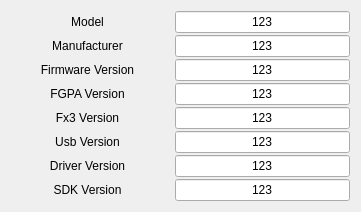
   <widget class="QWidget" name="gridLayoutWidget_4">
    <property name="geometry">
     <rect>
      <x>0</x>
      <y>50</y>
      <width>361</width>
      <height>136</height>
     </rect>
    </property>
    <layout class="QGridLayout" name="gridLayout_4" columnstretch="2,2">
     <property name="leftMargin">
      <number>0</number>
     </property>
     <property name="horizontalSpacing">
      <number>0</number>
     </property>
     <property name="verticalSpacing">
      <number>2</number>
     </property>
     <item row="2" column="1">
      <widget class="caLineEdit" name="caLineEdit_16">
       <property name="text">
        <string>123</string>
       </property>
       <property name="alignment">
        <set>Qt::AlignAbsolute|Qt::AlignCenter|Qt::AlignHCenter|Qt::AlignVCenter</set>
       </property>
       <property name="channel" stdset="0">
        <string notr="true">Qi2:cam1:FirmwareVersion</string>
       </property>
       <property name="foreground">
        <color>
         <red>195</red>
         <green>195</green>
         <blue>195</blue>
        </color>
       </property>
       <property name="background">
        <color>
         <red>58</red>
         <green>58</green>
         <blue>58</blue>
        </color>
       </property>
       <property name="colorMode">
        <enum>caLineEdit::Static</enum>
       </property>
       <property name="precision">
        <number>0</number>
       </property>
       <property name="fontScaleMode">
        <enum>caLineEdit::Height</enum>
       </property>
       <property name="formatType">
        <enum>caLineEdit::decimal</enum>
       </property>
      </widget>
     </item>
     <item row="0" column="1">
      <widget class="caLineEdit" name="caLineEdit_15">
       <property name="text">
        <string>123</string>
       </property>
       <property name="alignment">
        <set>Qt::AlignAbsolute|Qt::AlignCenter|Qt::AlignHCenter|Qt::AlignVCenter</set>
       </property>
       <property name="channel" stdset="0">
        <string notr="true">Qi2:cam1:Model_RBV</string>
       </property>
       <property name="foreground">
        <color>
         <red>195</red>
         <green>195</green>
         <blue>195</blue>
        </color>
       </property>
       <property name="background">
        <color>
         <red>58</red>
         <green>58</green>
         <blue>58</blue>
        </color>
       </property>
       <property name="colorMode">
        <enum>caLineEdit::Static</enum>
       </property>
       <property name="precision">
        <number>0</number>
       </property>
       <property name="fontScaleMode">
        <enum>caLineEdit::Height</enum>
       </property>
       <property name="formatType">
        <enum>caLineEdit::decimal</enum>
       </property>
      </widget>
     </item>
     <item row="1" column="1">
      <widget class="caLineEdit" name="caLineEdit_20">
       <property name="text">
        <string>123</string>
       </property>
       <property name="alignment">
        <set>Qt::AlignAbsolute|Qt::AlignCenter|Qt::AlignHCenter|Qt::AlignVCenter</set>
       </property>
       <property name="channel" stdset="0">
        <string notr="true">Qi2:cam1:Manufacturer_RBV</string>
       </property>
       <property name="foreground">
        <color>
         <red>195</red>
         <green>195</green>
         <blue>195</blue>
        </color>
       </property>
       <property name="background">
        <color>
         <red>58</red>
         <green>58</green>
         <blue>58</blue>
        </color>
       </property>
       <property name="colorMode">
        <enum>caLineEdit::Static</enum>
       </property>
       <property name="precision">
        <number>0</number>
       </property>
       <property name="fontScaleMode">
        <enum>caLineEdit::Height</enum>
       </property>
       <property name="formatType">
        <enum>caLineEdit::decimal</enum>
       </property>
      </widget>
     </item>
     <item row="1" column="0">
      <widget class="caLabel" name="calabel_38">
       <property name="text">
        <string>Manufacturer</string>
       </property>
       <property name="alignment">
        <set>Qt::AlignCenter</set>
       </property>
       <property name="foreground">
        <color>
         <red>180</red>
         <green>180</green>
         <blue>180</blue>
        </color>
       </property>
       <property name="background">
        <color alpha="0">
         <red>160</red>
         <green>160</green>
         <blue>164</blue>
        </color>
       </property>
      </widget>
     </item>
     <item row="2" column="0">
      <widget class="caLabel" name="calabel_37">
       <property name="text">
        <string>Firmware Version</string>
       </property>
       <property name="alignment">
        <set>Qt::AlignCenter</set>
       </property>
       <property name="foreground">
        <color>
         <red>180</red>
         <green>180</green>
         <blue>180</blue>
        </color>
       </property>
       <property name="background">
        <color alpha="0">
         <red>160</red>
         <green>160</green>
         <blue>164</blue>
        </color>
       </property>
      </widget>
     </item>
     <item row="3" column="1">
      <widget class="caLineEdit" name="caLineEdit_30">
       <property name="text">
        <string>123</string>
       </property>
       <property name="alignment">
        <set>Qt::AlignAbsolute|Qt::AlignCenter|Qt::AlignHCenter|Qt::AlignVCenter</set>
       </property>
       <property name="channel" stdset="0">
        <string notr="true">Qi2:cam1:FgpaVersion</string>
       </property>
       <property name="foreground">
        <color>
         <red>195</red>
         <green>195</green>
         <blue>195</blue>
        </color>
       </property>
       <property name="background">
        <color>
         <red>58</red>
         <green>58</green>
         <blue>58</blue>
        </color>
       </property>
       <property name="colorMode">
        <enum>caLineEdit::Static</enum>
       </property>
       <property name="precision">
        <number>0</number>
       </property>
       <property name="fontScaleMode">
        <enum>caLineEdit::Height</enum>
       </property>
       <property name="formatType">
        <enum>caLineEdit::decimal</enum>
       </property>
      </widget>
     </item>
     <item row="3" column="0">
      <widget class="caLabel" name="calabel_45">
       <property name="text">
        <string>FGPA Version</string>
       </property>
       <property name="alignment">
        <set>Qt::AlignCenter</set>
       </property>
       <property name="foreground">
        <color>
         <red>180</red>
         <green>180</green>
         <blue>180</blue>
        </color>
       </property>
       <property name="background">
        <color alpha="0">
         <red>160</red>
         <green>160</green>
         <blue>164</blue>
        </color>
       </property>
       <property name="visibility">
        <enum>caLabel::StaticV</enum>
       </property>
      </widget>
     </item>
     <item row="0" column="0">
      <widget class="caLabel" name="calabel_48">
       <property name="text">
        <string>Model</string>
       </property>
       <property name="alignment">
        <set>Qt::AlignCenter</set>
       </property>
       <property name="foreground">
        <color>
         <red>180</red>
         <green>180</green>
         <blue>180</blue>
        </color>
       </property>
       <property name="background">
        <color alpha="0">
         <red>160</red>
         <green>160</green>
         <blue>164</blue>
        </color>
       </property>
      </widget>
     </item>
     <item row="4" column="1">
      <widget class="caLineEdit" name="caLineEdit_38">
       <property name="text">
        <string>123</string>
       </property>
       <property name="alignment">
        <set>Qt::AlignAbsolute|Qt::AlignCenter|Qt::AlignHCenter|Qt::AlignVCenter</set>
       </property>
       <property name="channel" stdset="0">
        <string notr="true">Qi2:cam1:Fx3Version</string>
       </property>
       <property name="foreground">
        <color>
         <red>195</red>
         <green>195</green>
         <blue>195</blue>
        </color>
       </property>
       <property name="background">
        <color>
         <red>58</red>
         <green>58</green>
         <blue>58</blue>
        </color>
       </property>
       <property name="colorMode">
        <enum>caLineEdit::Static</enum>
       </property>
       <property name="precision">
        <number>0</number>
       </property>
       <property name="fontScaleMode">
        <enum>caLineEdit::Height</enum>
       </property>
       <property name="formatType">
        <enum>caLineEdit::decimal</enum>
       </property>
      </widget>
     </item>
     <item row="6" column="0">
      <widget class="caLabel" name="calabel_47">
       <property name="text">
        <string>Driver Version</string>
       </property>
       <property name="alignment">
        <set>Qt::AlignCenter</set>
       </property>
       <property name="foreground">
        <color>
         <red>180</red>
         <green>180</green>
         <blue>180</blue>
        </color>
       </property>
       <property name="background">
        <color alpha="0">
         <red>160</red>
         <green>160</green>
         <blue>164</blue>
        </color>
       </property>
       <property name="visibility">
        <enum>caLabel::StaticV</enum>
       </property>
      </widget>
     </item>
     <item row="5" column="0">
      <widget class="caLabel" name="calabel_56">
       <property name="text">
        <string>Usb Version</string>
       </property>
       <property name="alignment">
        <set>Qt::AlignCenter</set>
       </property>
       <property name="foreground">
        <color>
         <red>180</red>
         <green>180</green>
         <blue>180</blue>
        </color>
       </property>
       <property name="background">
        <color alpha="0">
         <red>160</red>
         <green>160</green>
         <blue>164</blue>
        </color>
       </property>
       <property name="visibility">
        <enum>caLabel::StaticV</enum>
       </property>
      </widget>
     </item>
     <item row="5" column="1">
      <widget class="caLineEdit" name="caLineEdit_39">
       <property name="text">
        <string>123</string>
       </property>
       <property name="alignment">
        <set>Qt::AlignAbsolute|Qt::AlignCenter|Qt::AlignHCenter|Qt::AlignVCenter</set>
       </property>
       <property name="channel" stdset="0">
        <string notr="true">Qi2:cam1:UsbVersion</string>
       </property>
       <property name="foreground">
        <color>
         <red>195</red>
         <green>195</green>
         <blue>195</blue>
        </color>
       </property>
       <property name="background">
        <color>
         <red>58</red>
         <green>58</green>
         <blue>58</blue>
        </color>
       </property>
       <property name="colorMode">
        <enum>caLineEdit::Static</enum>
       </property>
       <property name="precision">
        <number>0</number>
       </property>
       <property name="fontScaleMode">
        <enum>caLineEdit::Height</enum>
       </property>
       <property name="formatType">
        <enum>caLineEdit::decimal</enum>
       </property>
      </widget>
     </item>
     <item row="6" column="1">
      <widget class="caLineEdit" name="caLineEdit_40">
       <property name="text">
        <string>123</string>
       </property>
       <property name="alignment">
        <set>Qt::AlignAbsolute|Qt::AlignCenter|Qt::AlignHCenter|Qt::AlignVCenter</set>
       </property>
       <property name="channel" stdset="0">
        <string notr="true">Qi2:cam1:DriverVersion</string>
       </property>
       <property name="foreground">
        <color>
         <red>195</red>
         <green>195</green>
         <blue>195</blue>
        </color>
       </property>
       <property name="background">
        <color>
         <red>58</red>
         <green>58</green>
         <blue>58</blue>
        </color>
       </property>
       <property name="colorMode">
        <enum>caLineEdit::Static</enum>
       </property>
       <property name="precision">
        <number>0</number>
       </property>
       <property name="fontScaleMode">
        <enum>caLineEdit::Height</enum>
       </property>
       <property name="formatType">
        <enum>caLineEdit::decimal</enum>
       </property>
      </widget>
     </item>
     <item row="4" column="0">
      <widget class="caLabel" name="calabel_46">
       <property name="text">
        <string>Fx3 Version</string>
       </property>
       <property name="alignment">
        <set>Qt::AlignCenter</set>
       </property>
       <property name="foreground">
        <color>
         <red>180</red>
         <green>180</green>
         <blue>180</blue>
        </color>
       </property>
       <property name="background">
        <color alpha="0">
         <red>160</red>
         <green>160</green>
         <blue>164</blue>
        </color>
       </property>
       <property name="visibility">
        <enum>caLabel::StaticV</enum>
       </property>
      </widget>
     </item>
     <item row="7" column="0">
      <widget class="caLabel" name="calabel_57">
       <property name="text">
        <string>SDK Version</string>
       </property>
       <property name="alignment">
        <set>Qt::AlignCenter</set>
       </property>
       <property name="foreground">
        <color>
         <red>180</red>
         <green>180</green>
         <blue>180</blue>
        </color>
       </property>
       <property name="background">
        <color alpha="0">
         <red>160</red>
         <green>160</green>
         <blue>164</blue>
        </color>
       </property>
       <property name="visibility">
        <enum>caLabel::StaticV</enum>
       </property>
      </widget>
     </item>
     <item row="7" column="1">
      <widget class="caLineEdit" name="caLineEdit_41">
       <property name="text">
        <string>123</string>
       </property>
       <property name="alignment">
        <set>Qt::AlignAbsolute|Qt::AlignCenter|Qt::AlignHCenter|Qt::AlignVCenter</set>
       </property>
       <property name="channel" stdset="0">
        <string notr="true">Qi2:cam1:SDKVersion</string>
       </property>
       <property name="foreground">
        <color>
         <red>195</red>
         <green>195</green>
         <blue>195</blue>
        </color>
       </property>
       <property name="background">
        <color>
         <red>58</red>
         <green>58</green>
         <blue>58</blue>
        </color>
       </property>
       <property name="colorMode">
        <enum>caLineEdit::Static</enum>
       </property>
       <property name="precision">
        <number>0</number>
       </property>
       <property name="fontScaleMode">
        <enum>caLineEdit::Height</enum>
       </property>
       <property name="formatType">
        <enum>caLineEdit::decimal</enum>
       </property>
      </widget>
     </item>
    </layout>
   </widget>
